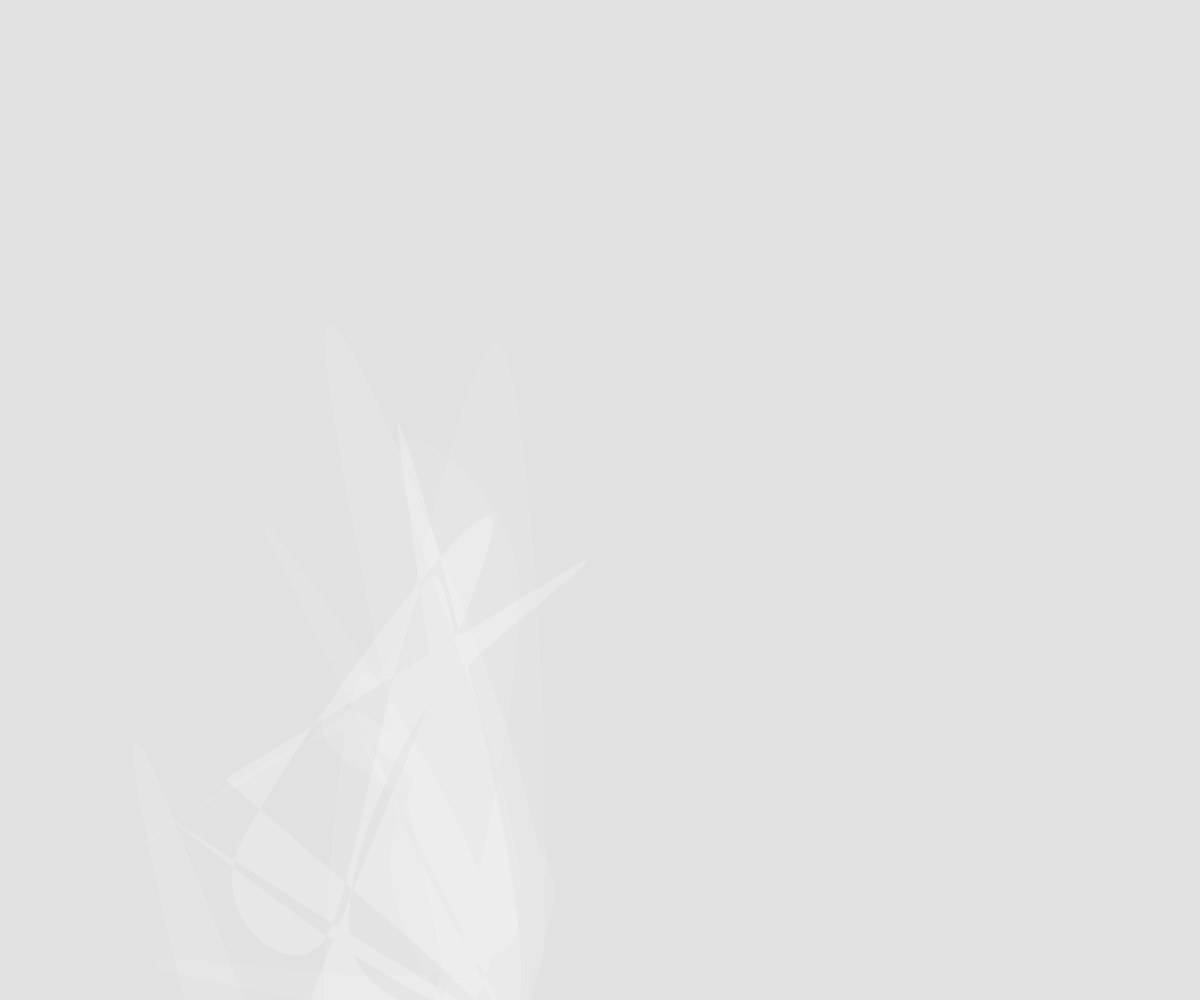
Frame 1 (no input)
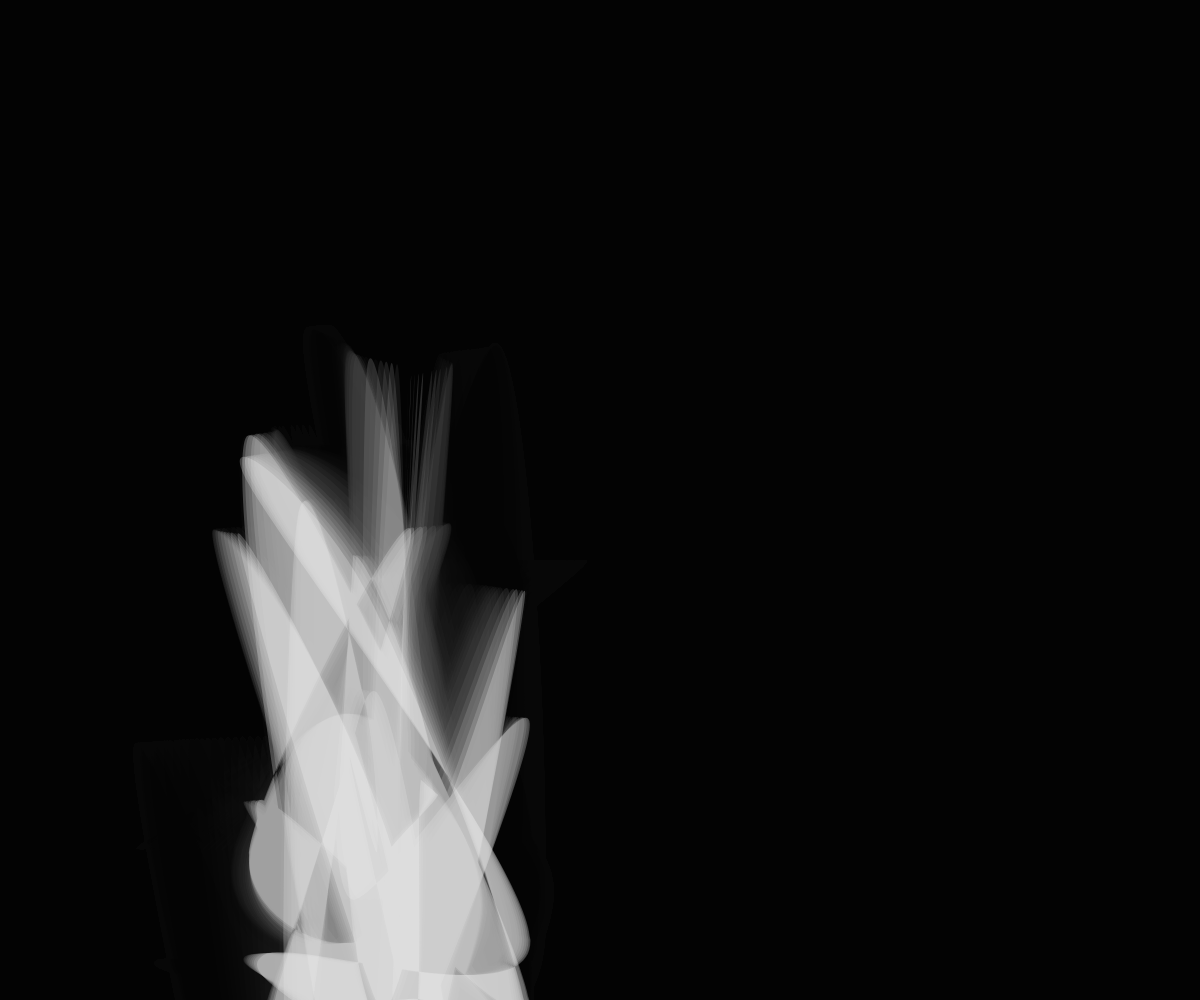
Frame 60 (no input)
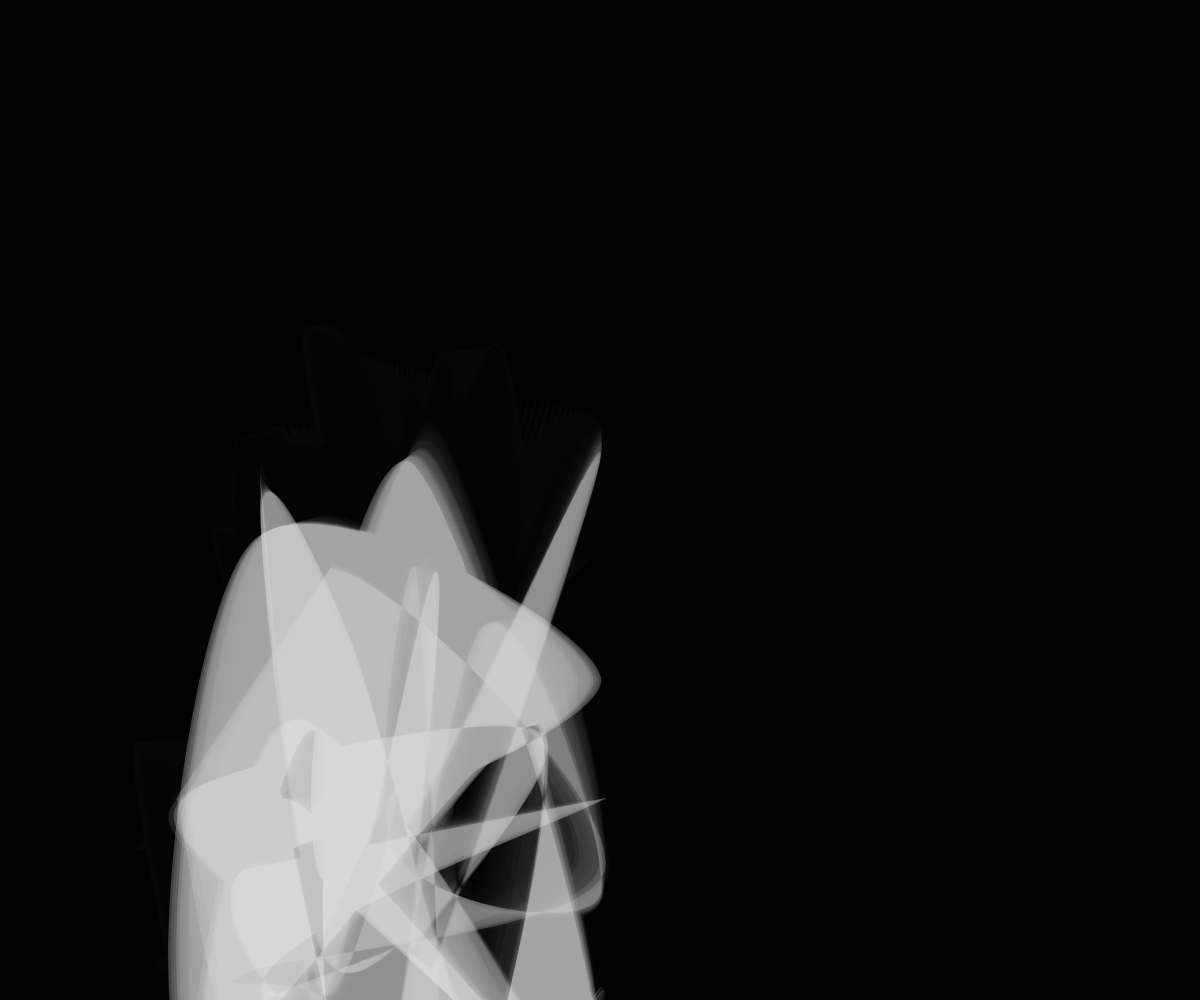
Frame 120 (the mouse pressed at the canvas centre since frame 60)

The p5.js sketch that drew these frames (run headless with seeded random() and noise() and a simulated clock; from frame 60 on, the mouse is pressed at the canvas centre):

// p5.js sketch
// ── sketch.js
/*
  A grid of Mohr patterns
  Programming for artists and designers
  Joe McAlister
*/

let f = 0.0;
let spc;
let numIters;
let redC= 0;

function setup()
{
  createCanvas(windowWidth, windowHeight);
  
  // our grid spacing
 
}


function draw()
{
  background(0,0,0,30);
  
  
  numIters = 3; 
  spc = width / numIters;
  posX = width/3;
  posY = height/3;
  
  for (let h = 0; h < numIters; h++) {
    for (let l = 0; l < numIters; l++) {
      // push and pop matrix so that we dont cumulatively translate 
      
      push();
      
      // move to the current location in the grid
     // translate(spc/2 + h * spc, spc/2 +  l * spc);
      
     
      scale(2);
       translate(posX, posY);
      // call a function which draws something at (0, 0)
      //drawAHas( h + 1, l + 1);
      
      drawAHas( h , l);
      
      pop();
      
      
      
      
//       push();
      
//       // move to the current location in the grid
//       translate(spc/2 + i * spc, spc/2 +  j * spc);
      
//       // call a function which draws something at (0, 0)
//       drawAMohr( i + 1, j + 1);
      
//       pop();
    }
  }
  
  // itterate f so we have an animation
  f+= 0.001;
}


/*
  This function uses perlin noise aka noise();
  Unlike random(), noise() will return consistent results for the same parameters
  This means it's good for animation
  https://processing.org/reference/noise_.html
*/
// function drawAMohr(i, j)
// {
//   beginShape();
//   for (let k = 0; k < 15; k++) {
//     vertex(noise( k * j, i + f) * spc  - spc/2, noise( i, j *k + f ) * spc - spc/2);
//   }
//   endShape();
// }



function drawAHas(l, h)
{
  beginShape();
 
  noStroke();
  fill(250,250,250,random(80));
  for (let k = 0; k < 15; k++) {
    curveVertex(noise( 8*k * 8*h, 8*l + 8*f) * spc  - spc, 2*noise( h, l *k + f ) * spc-270,
               noise( 30*k * 8*h, 8*l + 8*f),
                noise( 3*k * 8*h, 3*l + 4*f)
               );
    
   
  }
  endShape(CLOSE);
}

/* full screening will change the size of the canvas */
function windowResized() {
  resizeCanvas(windowWidth, windowHeight);
}
